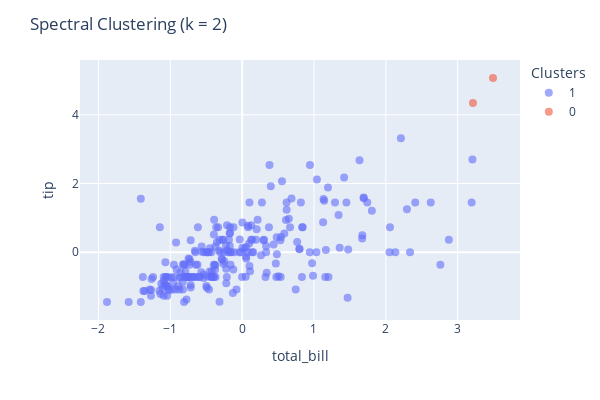

This figure's notebook cell:
### Markdown cell above
### Spectral Clustering

### Code cell
# Spectral Clustering (k = 2)
spectral2 = SpectralClustering(n_clusters=2, random_state=123).fit(features_scaled)

cv_1.plot_clusters(spectral2.labels_, title='Spectral Clustering (k = 2)')

### Figure 1 — Plotly figure (JSON) as saved in the notebook; plotly's stock layout.template omitted (floating-point values rounded to 4 significant figures; data arrays with more than 128 entries replaced by an {"elided": "..."} marker saying what was removed)
{"data": [{"hovertemplate": "color=1<br>x=%{x}<br>y=%{y}<extra></extra>", "legendgroup": "1", "marker": {"color": "#636efa", "opacity": 0.6, "size": 8, "symbol": "circle"}, "mode": "markers", "name": "1", "orientation": "v", "showlegend": true, "type": "scatter", "x": {"elided": "242 float values"}, "xaxis": "x", "y": {"elided": "242 float values"}, "yaxis": "y"}, {"hovertemplate": "color=0<br>x=%{x}<br>y=%{y}<extra></extra>", "legendgroup": "0", "marker": {"color": "#EF553B", "opacity": 0.6, "size": 8, "symbol": "circle"}, "mode": "markers", "name": "0", "orientation": "v", "showlegend": true, "type": "scatter", "x": [3.492, 3.213], "xaxis": "x", "y": [5.071, 4.347], "yaxis": "y"}], "layout": {"coloraxis": {"showscale": false}, "height": 400, "legend": {"title": {"text": "Clusters"}, "tracegroupgap": 0}, "margin": {"t": 60}, "showlegend": true, "title": {"text": "Spectral Clustering (k = 2)"}, "width": 600, "xaxis": {"anchor": "y", "domain": [0, 1], "title": {"text": "total_bill"}}, "yaxis": {"anchor": "x", "domain": [0, 1], "title": {"text": "tip"}}}}
